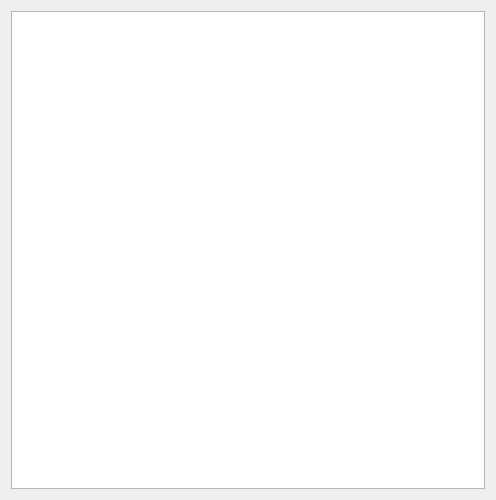
<?xml version="1.0" encoding="UTF-8"?>
<ui version="4.0">
 <class>Form</class>
 <widget class="QWidget" name="Form">
  <property name="geometry">
   <rect>
    <x>0</x>
    <y>0</y>
    <width>496</width>
    <height>500</height>
   </rect>
  </property>
  <property name="sizePolicy">
   <sizepolicy hsizetype="Expanding" vsizetype="Expanding">
    <horstretch>0</horstretch>
    <verstretch>0</verstretch>
   </sizepolicy>
  </property>
  <property name="windowTitle">
   <string>Правила записи</string>
  </property>
  <layout class="QGridLayout" name="gridLayout">
   <item row="0" column="0">
    <widget class="QTextBrowser" name="styledText">
     <property name="maximumSize">
      <size>
       <width>475</width>
       <height>16777215</height>
      </size>
     </property>
     <property name="html">
      <string>&lt;!DOCTYPE HTML PUBLIC &quot;-//W3C//DTD HTML 4.0//EN&quot; &quot;http://www.w3.org/TR/REC-html40/strict.dtd&quot;&gt;
&lt;html&gt;&lt;head&gt;&lt;meta name=&quot;qrichtext&quot; content=&quot;1&quot; /&gt;&lt;style type=&quot;text/css&quot;&gt;
p, li { white-space: pre-wrap; }
&lt;/style&gt;&lt;/head&gt;&lt;body style=&quot; font-family:'MS Shell Dlg 2'; font-size:7.8pt; font-weight:400; font-style:normal;&quot;&gt;
&lt;p style=&quot;-qt-paragraph-type:empty; margin-top:0px; margin-bottom:0px; margin-left:0px; margin-right:0px; -qt-block-indent:0; text-indent:0px;&quot;&gt;&lt;br /&gt;&lt;/p&gt;&lt;/body&gt;&lt;/html&gt;</string>
     </property>
    </widget>
   </item>
  </layout>
 </widget>
 <resources/>
 <connections/>
</ui>
